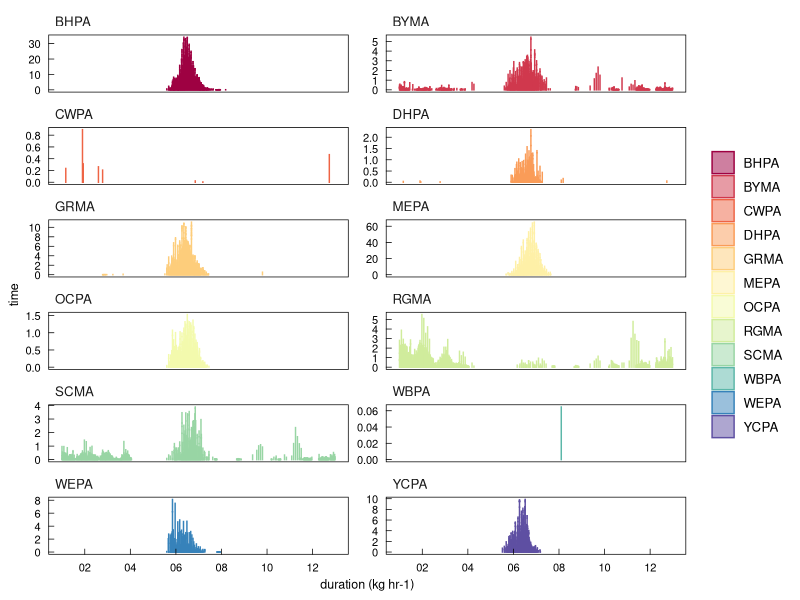

Write the R code that produced this figure. (Note: this script raises an error after producing the figure.)
#### this script is organizing and mapping daily bird counts on collpa
#### should be ~ 2 figure in the manuscript
#### it communicates across the study period the numbers and duration of parrots on the cliff


library(ggplot2)      # plotting and viz
library(plyr)         # legacy df manipulation
library(dplyr)        # variable grouping and manipulation
library(reshape)      # legacy df manipulation
library(data.table)   # legacy functions on df 
library(tidyr)        # gathering and spreading
library(zoo)          # roll mean
library(ggthemes)     # helpful ggplot themes
library(forcats)
library(scales)
library(RColorBrewer) # pretty colors
library(ggridges)
library(colorspace)
library(patchwork)
library(lubridate)    # formating times dates


# custom ggplot theme
themeKV <- theme_few()+
  theme(strip.background = element_blank(),
        axis.line = element_blank(),
        axis.text.x = element_text(colour = "black", margin = margin(0.2, unit = "cm")),
        axis.text.y = element_text(colour = "black", margin = margin(c(1, 0.2), unit = "cm")),
        axis.ticks.x = element_line(colour = "black", linewidth=.25), 
        axis.ticks.y = element_line(colour = "black", linewidth=.25),
        axis.ticks.length=unit(-0.15, "cm"), 
        element_line(colour = "black", linewidth=.5),
        panel.border = element_rect(colour = "black", fill=NA, linewidth=.5),
        legend.title=element_blank(),
        strip.text=element_text(hjust=0))

#### read in raw survey data
# setwd("/Users/kylevanhoutan/colpa_flock/")
DF <- read.csv('data/survey_talldb.csv')

#### subset full data set for just time/hour occurrence observation data 
# first remove unnecessary columns 
survey <- subset(DF, select = c(SPECIES, TIME, DURATION_kg_hr)) # subset full dataset for only columns of interest

class(survey$TIME) # check on data format of "time" col
# returns [1] "character", need convert to time/date
survey$TIME <- as.POSIXct(survey$TIME, format="%H:%M:%S")
class(survey$TIME) # check format: returns [1] "POSIXct" --> success! 
# now we can make some plots :)

# rescale Brewer palette to 13 categories
colourCount = length(unique(survey$SPECIES)) 
getPalette = colorRampPalette(brewer.pal(11, "Spectral")) # interpolate colors to fit the 13 parrot species
Spectral13 <- getPalette(colourCount) # 13 color Spectral palette 

# make col plot
ggplot(survey, aes(x = TIME, y = DURATION_kg_hr, group = SPECIES, color = SPECIES, alpha = 0.5)) +
  themeKV + theme(axis.text.y = element_text(size = 8),
                  axis.text.x = element_text(size = 8),
                  axis.title.x = element_text(size = 9),
                  axis.title.y = element_text(size = 9),
                  #legend.position=c(.16,.14),
                  #legend.key.height = unit(0.4, 'cm')
                  ) +
  geom_col(aes(fill = SPECIES), 
           alpha = 0.5) + 
  scale_color_manual(values = Spectral13) +
  scale_fill_manual(values = Spectral13) +
  scale_x_datetime(breaks = breaks_width("2 hour"), 
                   date_labels = "%H") + # set the time scales and drop date info
  ylab("time") +
  xlab("duration (kg hr-1)") +
  scale_y_continuous( breaks=pretty_breaks()) +
  facet_wrap(~SPECIES, ncol=2, scales = "free_y")


# try different way
# read in summarized survey data
DF2 <- read.csv('data/survey_histogr.csv')
# subset full data set for just time/hour occurrence observation data 
# first remove unnecessary columns 
survey2 <- subset(DF2, select = c(SPECIES, TIME, KG_HR_DAY)) # subset full dataset for only columns of interest
class(survey2$TIME) # check on data format of "time" col
# returns [1] "character", need convert to time/date
survey2$TIME <- as.POSIXct(survey2$TIME, format="%H:%M:%S")
class(survey2$TIME) # check format: returns [1] "POSIXct" --> success! 
# now we can make some plots :)

# reorder by duration most to fewest
#survey2$SPECIES <- factor(survey2$SPECIES, levels=c("MEPA", "BHPA", "RGMA", "GRMA", "YCPA", "SCMA", "BYMA", "WEPA", "CWPA", "OCPA", "DHPA", "WBPA", "DBPA"))
#reorder in order of appearance
survey2$SPECIES <- factor(survey2$SPECIES, levels=c("WEPA", "BHPA", "GRMA", "YCPA", "OCPA", "BYMA", "SCMA", "DHPA", "MEPA", "WBPA", "DBPA", "RGMA", "CWPA"))

p1 <- ggplot(survey2, aes(x = TIME, y = KG_HR_DAY, group = SPECIES, fill = SPECIES)) +
  themeKV + theme(legend.position = "none",
                  axis.text.y = element_text(size = 6),
                  axis.text.x = element_text(size = 8),
                  axis.title.x = element_text(size = 9),
                  axis.title.y = element_text(size = 9),
                  strip.text.x = element_text(size = 6),
#                  strip.placement = "inside",
                  panel.spacing.y = unit(0, "lines"),) + # trying to reduce vertical spacing between panels
  # see: https://stackoverflow.com/questions/3681647/ggplot-how-to-increase-spacing-between-faceted-plots
  geom_area(alpha=0.75) +
  scale_fill_manual(values = rev(Spectral13)) +
  geom_line(linewidth = 0.25) +
  scale_x_datetime(breaks = breaks_width("2 hour"), 
                   date_labels = "%H") + # set the time scales and drop date info
  xlab("hour of day") +
  ylab("duration (kg hr-1 day-1)") +
  scale_y_continuous(breaks = pretty_breaks()) +
  facet_wrap(~SPECIES, ncol=1, scales = "free_y")
p1


# sum duration for each group, in the KG_HR_DAY col
surveytotal <- survey2 %>% # see https://stackoverflow.com/questions/58197990/r-dplyr-grouping-and-adding-new-column
  group_by(SPECIES) %>% 
  summarise(total_KG=sum(KG_HR_DAY))
# then determine the hour with the max value for each species abundance
# use dplyr: https://stackoverflow.com/questions/24237399/how-to-select-the-rows-with-maximum-values-in-each-group-with-dplyr
sp_t_max <- survey2 %>% 
  group_by(SPECIES) %>%
  filter(KG_HR_DAY == max(KG_HR_DAY)) %>%
  arrange(SPECIES,TIME,KG_HR_DAY)
# join 2 DFs together
survey3 <- left_join(surveytotal, sp_t_max, by ='SPECIES') # see: https://www.guru99.com/r-dplyr-tutorial.html 

# build palette
colourCount = length(unique(survey3$SPECIES)) # but first expand the 11 brewer palette categories
getPalette = colorRampPalette(brewer.pal(11, "Spectral")) # interpolate colors to fit the 13 parrot species
Spectral13 <- getPalette(colourCount) # 13 color Spectral palette 

# now make plot
# highlight clusters of activity w/scatter plot of max value vs hour 
lims <- as.POSIXct(strptime(c("05","15"), format = "%H")) # manually set x axis time limits
p2 <- ggplot(survey3, aes(x = TIME, y = KG_HR_DAY, group = SPECIES, fill = SPECIES)) +
  themeKV + theme(legend.position = "none",
                  axis.text.y = element_text(size = 7),
                  axis.text.x = element_text(size = 7),
                  axis.title.x = element_text(size = 9),
                  axis.title.y = element_text(size = 9),) +
  geom_point(shape = 16, size = 3.2, alpha = 0.8,
             aes(color = fct_reorder(SPECIES,total_KG))) +
  scale_color_manual(values = rev(Spectral13)) + # reverse the order of the palette to match p1
  geom_point(shape = 1,size = 3.2, colour = "black", stroke = 0.25,) +
  scale_y_continuous(trans = log_trans(), 
                     breaks = c(0.001, 0.01, 0.1, 1, 10, 100),
                     limits = c(0.0004,10),
                     labels = comma) +
  scale_x_datetime(breaks = breaks_width("1 hour"), 
                   date_labels = "%H",
                   limits =lims) + # set the time scales and drop date info
  xlab("hour of day") +
  ylab("max duration (kg hr-1 dy-1)")


# make plots with cumulative abundance expressed by mass 
p3 <- ggplot(survey3, aes(y = fct_reorder(SPECIES,total_KG), x = total_KG, group = SPECIES, fill = SPECIES)) +
  themeKV + theme(legend.position = "none",
                  axis.text.y = element_text(size = 7),
                  axis.text.x = element_text(size = 7),
                  axis.title.x = element_text(size = 9),
                  axis.title.y = element_text(size = 0),) +
  geom_point(shape = 16, size = 3.2, alpha = 0.8,
             aes(color = fct_reorder(SPECIES,total_KG))) +
  scale_color_manual(values = rev(Spectral13)) + # reverse the order of the palette to match p1
  geom_point(shape = 1,size = 3.2, colour = "black", stroke = 0.25,) +
  scale_x_continuous(breaks = seq(0, 16, by = 2), limits = c(0,16),) +
  #scale_x_datetime(breaks = breaks_width("1 hour"), 
  #                 date_labels = "%H") + # set the time scales and drop date info
  # xlab("hour of day") +
  xlab("sum duration (kg hr-1 dy-1)")
p3

#### make new plot with #birds instead of abundance by mass
# read in body mass data
massvol <- read.csv('data/body_brain.csv')
# subset full data set for just species and mass data, remove unnecessary columns 
mass <- subset(massvol, select = c(CODE, MASS_g)) # subset full dataset for only columns of interest
# join 2 DFs together
# Rename second column so colnames match
colnames(mass)[1] ="SPECIES"
mass_ind <- left_join(survey3, mass, by ='SPECIES') # see: https://www.guru99.com/r-dplyr-tutorial.html 
mass_ind <- subset(mass_ind, select = c(SPECIES, total_KG, MASS_g)) # subset full dataset for only columns of interest
mass_ind$indiv <- mass_ind$total_KG * 1000/mass_ind$MASS_g # convert from survey mass to individuals birds 





# patch them together
layout <- "
A
B"
p2 + p3 + 
  plot_layout(design = layout) +
  plot_annotation(tag_levels = 'a') # add panel labels a, b, c... etc


# END  
